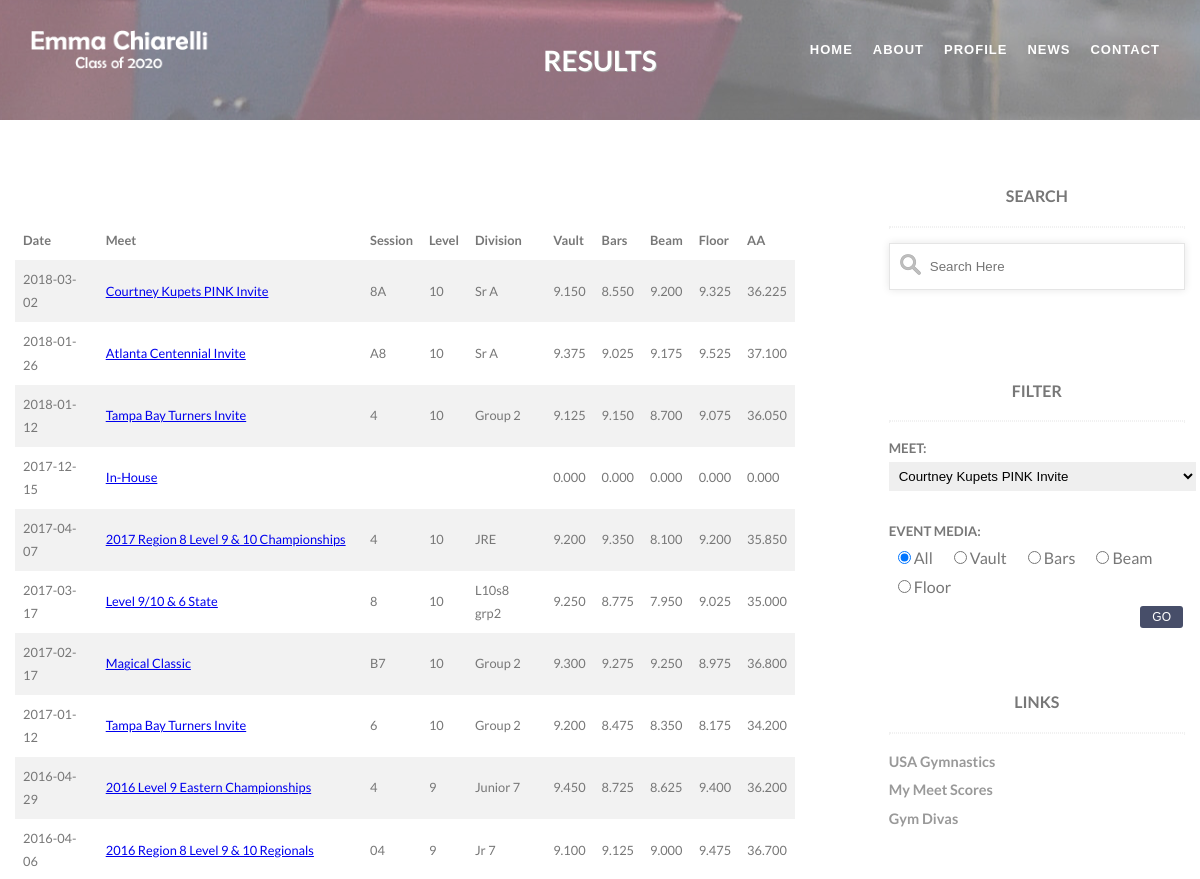
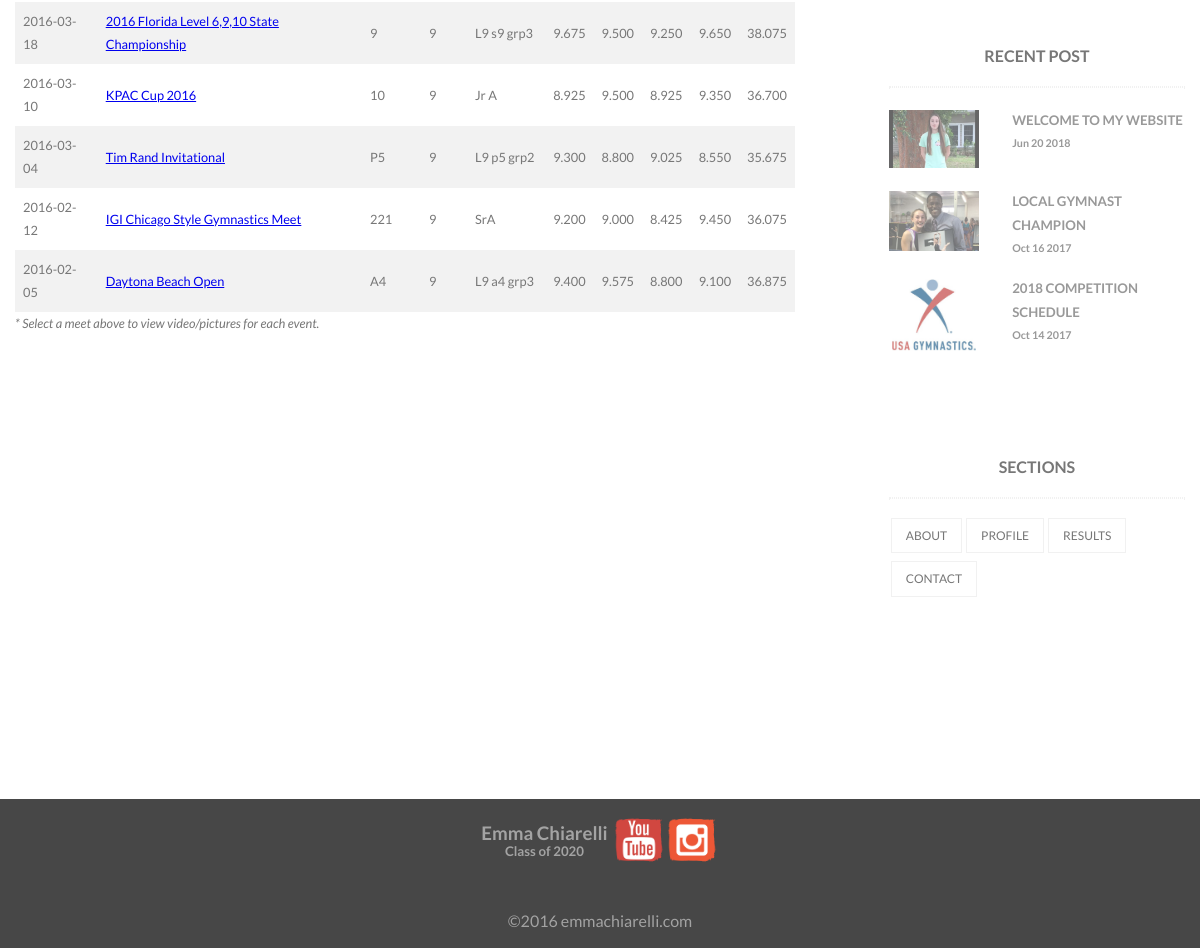
The app's page /results.php with its own data (2 pictures, top to bottom).
### tables this page shows
CREATE TABLE `result` (
  `resultid` int(11) NOT NULL,
  `gymnastid` int(11) NOT NULL,
  `meetid` int(11) NOT NULL,
  `session` varchar(10) DEFAULT NULL,
  `level` int(11) DEFAULT NULL,
  `division` varchar(25) DEFAULT NULL,
  `vault` float DEFAULT NULL,
  `bars` float DEFAULT NULL,
  `beam` float DEFAULT NULL,
  `floor` float DEFAULT NULL,
  `aa` float DEFAULT NULL
);

CREATE TABLE `meet` (
  `meetid` int(11) NOT NULL,
  `name` varchar(150) DEFAULT NULL,
  `date` date DEFAULT NULL,
  `location` varchar(150) DEFAULT NULL,
  `image` varchar(250) DEFAULT NULL
);

CREATE TABLE `article` (
  `articleid` int(11) NOT NULL,
  `title` varchar(250) DEFAULT NULL,
  `date` date DEFAULT NULL,
  `body` text,
  `authorid` int(11) NOT NULL,
  `video` varchar(250) DEFAULT NULL,
  `image` varchar(250) DEFAULT NULL,
  `youtube` varchar(300) DEFAULT NULL,
  `html` text
);

### src/emmachiarelli_sql.php (called while the page is built, shortened)
<?php
function sql($query, $columnid = null, $event = 0) {
	switch($query) {
		case "results_sql" :
			$sql = "SELECT meet.meetid, meet.date, meet.name, result.session, result.level, result.division, result.vault, result.bars, result.beam, result.floor, result.aa FROM result
				INNER JOIN meet
				on result.meetid=meet.meetid
				ORDER BY meet.date DESC";
			break;
		case "recentpost_sql" :
			$sql = "SELECT article.articleid, article.title, author.name, DATE_FORMAT(article.date,'%b %d %Y') AS date, article.body, article.video, article.image, article.youtube, article.html FROM article
				INNER JOIN author
				on article.authorid=author.authorid
				WHERE article.articleid >= 1003
				ORDER BY article.date DESC
				LIMIT ".$columnid."";
			break;
	}
	return $sql;
}
?>

### src/emmachiarelli_results.php (the view, shortened to what this page needs)
<?php
function display_results($result, $filter) {
	if ($result->num_rows > 0) {
		echo '<div style="overflow-x:auto;">
			<table class="query-table">
				<tr>
					<th>Date</th>
					<th>Meet</th>
					<th>Session</th>
					<th>Level</th>
					<th>Division</th>
					<th>Vault</th>
					<th>Bars</th>
					<th>Beam</th>
					<th>Floor</th>
					<th>AA</th>
				</tr>';
		while($row = $result->fetch_assoc()) {
			echo '<tr>
					<td>'.$row["date"].'</td>';
				if($filter) {
					echo '<td><a href="http://www.mymeetscores.com/meet.pl?meetid='.$row["meetid"].'&gymnastid=10883257">'.$row["name"].'</a></td>';
				}
				else {
					echo '<td><a href="filter.php?meetid='.$row["meetid"].'&event=0">'.$row["name"].'</a></td>';
				}
			echo '<td>'.$row["session"].'</td>
					<td>'.$row["level"].'</td>
					<td>'.$row["division"].'</td>';
					printf("<td>%.3f</td>", $row["vault"]);
					printf("<td>%.3f</td>", $row["bars"]);
					printf("<td>%.3f</td>", $row["beam"]);
					printf("<td>%.3f</td>", $row["floor"]);
					printf("<td>%.3f</td>", $row["aa"]);
			echo '</tr>';
		}
		echo '</table>
				</div>';
			if($filter) {
				echo '<p class="table-link"><a href="results.php">View All...</a>';
			}
			else {
				echo '<p class="table-note"><i>* Select a meet above to view video/pictures for each event.</i></p>';
			}
	}
	else {
		echo 'No results found<br><br><br>';
	}
}
function display_filter($result) {
?>
	<h4>FILTER</h4>
	<hr>
	<form class="form" action="filter.php" method="GET">
	<h5 class="filter-title">MEET:</h5>
	<select class="select" name="meetid">
<?php
	if ($result->num_rows > 0) {
		while($row = $result->fetch_assoc()) { ?>
			<option value="<?php echo $row["meetid"]; ?>"><?php echo $row["name"]; ?></option>
<?php
		}
	}
?>
	</select>
		<br><br>
		<h5 class="filter-title">EVENT MEDIA:</h5>
		<ul class="radio">
			<li><input type="radio" name="event" value="0" checked> All</li>
			<li><input type="radio" name="event" value="1"> Vault</li>
			<li><input type="radio" name="event" value="2"> Bars</li>
			<li><input type="radio" name="event" value="3"> Beam</li>
			<li><input type="radio" name="event" value="4"> Floor</li>
		</ul>
		<input class="button" type="submit" value="GO">
	</form>
<?php
}
?>

### src/emmachiarelli_article.php (shortened to what this page needs)
<?php
function display_recent_post($result) {
	echo '<h4 class="sidebar-post">RECENT POST</h4>
		<hr>
		<ul class="post">';
	if ($result->num_rows > 0) {
		while($row = $result->fetch_assoc()) {
			echo '<li>
				<div class="col-5">
					<a href="article.php?articleid='.$row["articleid"].'">
						<img src="'.$row["image"].'" class="post-image-small" alt="'.$row["title"].'">
					</a>
				</div>
				<div class="col-7 post-heading">
					<a href="article.php?articleid='.$row["articleid"].'">
						<h5>'.strtoupper(format_output($row["title"])).'</h5>
						<h6>'.$row["date"].'</h6>
					</a>
				</div>
				</li>';
		}
	}
	echo '</ul>';
}
?>

### src/emmachiarelli_comments.php (shortened to what this page needs)
<?php
function format_output($data) {
	$data = str_replace("\\r\\n", "<br>", $data);
	$data = str_replace("\\", "", $data);
	return $data;
}
?>

### css/style.css (style rules this page uses)
* { box-sizing: border-box; margin: 0; padding: 0; border: 0; }
html { position: relative; min-height: 100%; }
body { margin-bottom: 25%; color: #777; line-height: 1.8; }
body, h1, h2, h3, h4, h5, h6 { font-family: "Lato", sans-serif; }
h3, h4, h5, h6 { text-align: center; }
h6 { color: #999; }
p { text-align: justify; }
hr { border: 1px dotted #f1f1f1; margin: 15px 0 15px 0; }
.col-5 { width: 41.66%; float: left; }
.col-7 { width: 58.33%; float: left; }
.button { background-color: #474E69; border: none; color: #FFF; padding: 4px 12px; text-align: center; text-decoration: none; display: inline-block; font-size: 75%; margin: 4px 2px; cursor: pointer; border-radius: 3px; -moz-border-radius: 3px; -webkit-border-radius: 3px; float: right; }
.query-table { width: 100%; border-collapse: collapse; font-size: 80%; }
.query-table th, .query-table td { text-align: left; padding: 8px; }
.query-table tr:nth-child(even) { background-color: #f2f2f2 }
.table-note { font-size: 80%; }
.select { padding: 2%; }
.filter-title { text-align: left; }
.radio li { display: inline; list-style-type: none; padding: 3%; }
.post-image-small { float: left; width: 90px; height: auto; margin: 1% 0 1% 0; opacity: 0.6; }
.post-heading h5, .post-heading h6 { text-align: left; float: left; color: #999; }
.post li { display: inline-block; list-style-type: none; margin: 2% 0 2% 0; }

### css/navigation.css (style rules this page uses)
ul li a { font-family: "Lato", sans-serif; text-decoration: none; }
a { transition: all 0.3s ease 0s; -moz-transition: all 0.3s ease 0s; -webkit-transition: all 0.3s ease 0s; -o-transition: all 0.3s ease 0s; }

### records on screen
result: meetid.date "2018-03-02", meetid.name "Courtney Kupets PINK Invite", session "8A", level "10", division "Sr A", vault "9.150", bars "8.550", beam "9.200", floor "9.325", aa "36.225"
result: meetid.date "2018-01-26", meetid.name "Atlanta Centennial Invite", session "A8", level "10", division "Sr A", vault "9.375", bars "9.025", beam "9.175", floor "9.525", aa "37.100"
result: meetid.date "2018-01-12", meetid.name "Tampa Bay Turners Invite", session "4", level "10", division "Group 2", vault "9.125", bars "9.150", beam "8.700", floor "9.075", aa "36.050"
result: meetid.date "2017-12-15", meetid.name "In-House", vault "0.000", bars "0.000", beam "0.000", floor "0.000", aa "0.000"
result: meetid.date "2017-04-07", meetid.name "2017 Region 8 Level 9 & 10 Championships", session "4", level "10", division "JRE", vault "9.200", bars "9.350", beam "8.100", floor "9.200", aa "35.850"
result: meetid.date "2017-03-17", meetid.name "Level 9/10 & 6 State", session "8", level "10", division "L10s8 grp2", vault "9.250", bars "8.775", beam "7.950", floor "9.025", aa "35.000"
result: meetid.date "2017-02-17", meetid.name "Magical Classic", session "B7", level "10", division "Group 2", vault "9.300", bars "9.275", beam "9.250", floor "8.975", aa "36.800"
result: meetid.date "2017-01-12", meetid.name "Tampa Bay Turners Invite", session "6", level "10", division "Group 2", vault "9.200", bars "8.475", beam "8.350", floor "8.175", aa "34.200"
result: meetid.date "2016-04-29", meetid.name "2016 Level 9 Eastern Championships", session "4", level "9", division "Junior 7", vault "9.450", bars "8.725", beam "8.625", floor "9.400", aa "36.200"
result: meetid.date "2016-04-06", meetid.name "2016 Region 8 Level 9 & 10 Regionals", session "04", level "9", division "Jr 7", vault "9.100", bars "9.125", beam "9.000", floor "9.475", aa "36.700"
result: meetid.date "2016-03-18", meetid.name "2016 Florida Level 6,9,10 State Championship", session "9", level "9", division "L9 s9 grp3", vault "9.675", bars "9.500", beam "9.250", floor "9.650", aa "38.075"
result: meetid.date "2016-03-10", meetid.name "KPAC Cup 2016", session "10", level "9", division "Jr A", vault "8.925", bars "9.500", beam "8.925", floor "9.350", aa "36.700"
result: meetid.date "2016-03-04", meetid.name "Tim Rand Invitational", session "P5", level "9", division "L9 p5 grp2", vault "9.300", bars "8.800", beam "9.025", floor "8.550", aa "35.675"
result: meetid.date "2016-02-12", meetid.name "IGI Chicago Style Gymnastics Meet", session "221", level "9", division "SrA", vault "9.200", bars "9.000", beam "8.425", floor "9.450", aa "36.075"
result: meetid.date "2016-02-05", meetid.name "Daytona Beach Open", session "A4", level "9", division "L9 a4 grp3", vault "9.400", bars "9.575", beam "8.800", floor "9.100", aa "36.875"
article: image (picture), title "WELCOME TO MY WEBSITE", date "Jun 20 2018"
article: image (picture), title "LOCAL GYMNAST CHAMPION", date "Oct 16 2017"
article: image (picture), title "2018 COMPETITION SCHEDULE", date "Oct 14 2017"

### other values on screen
$name "HOME"
$name "ABOUT"
$name "PROFILE"
$name "NEWS"
$name "CONTACT"
$title "RESULTS"
form field meetid "Courtney Kupets PINK Invite"
